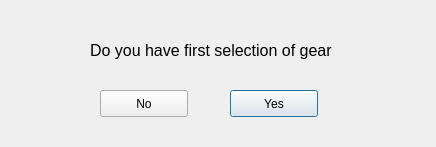
<?xml version="1.0" encoding="UTF-8"?>
<ui version="4.0">
 <class>Dialog</class>
 <widget class="QDialog" name="Dialog">
  <property name="geometry">
   <rect>
    <x>0</x>
    <y>0</y>
    <width>436</width>
    <height>147</height>
   </rect>
  </property>
  <property name="windowTitle">
   <string>Dialog</string>
  </property>
  <widget class="QPushButton" name="pushButton">
   <property name="geometry">
    <rect>
     <x>230</x>
     <y>90</y>
     <width>88</width>
     <height>27</height>
    </rect>
   </property>
   <property name="text">
    <string>Yes</string>
   </property>
  </widget>
  <widget class="QPushButton" name="pushButton_2">
   <property name="geometry">
    <rect>
     <x>100</x>
     <y>90</y>
     <width>88</width>
     <height>27</height>
    </rect>
   </property>
   <property name="text">
    <string>No</string>
   </property>
  </widget>
  <widget class="QLabel" name="label_2">
   <property name="geometry">
    <rect>
     <x>90</x>
     <y>40</y>
     <width>361</width>
     <height>20</height>
    </rect>
   </property>
   <property name="font">
    <font>
     <pointsize>12</pointsize>
    </font>
   </property>
   <property name="text">
    <string>Do you have first selection of gear</string>
   </property>
  </widget>
 </widget>
 <resources/>
 <connections/>
</ui>
